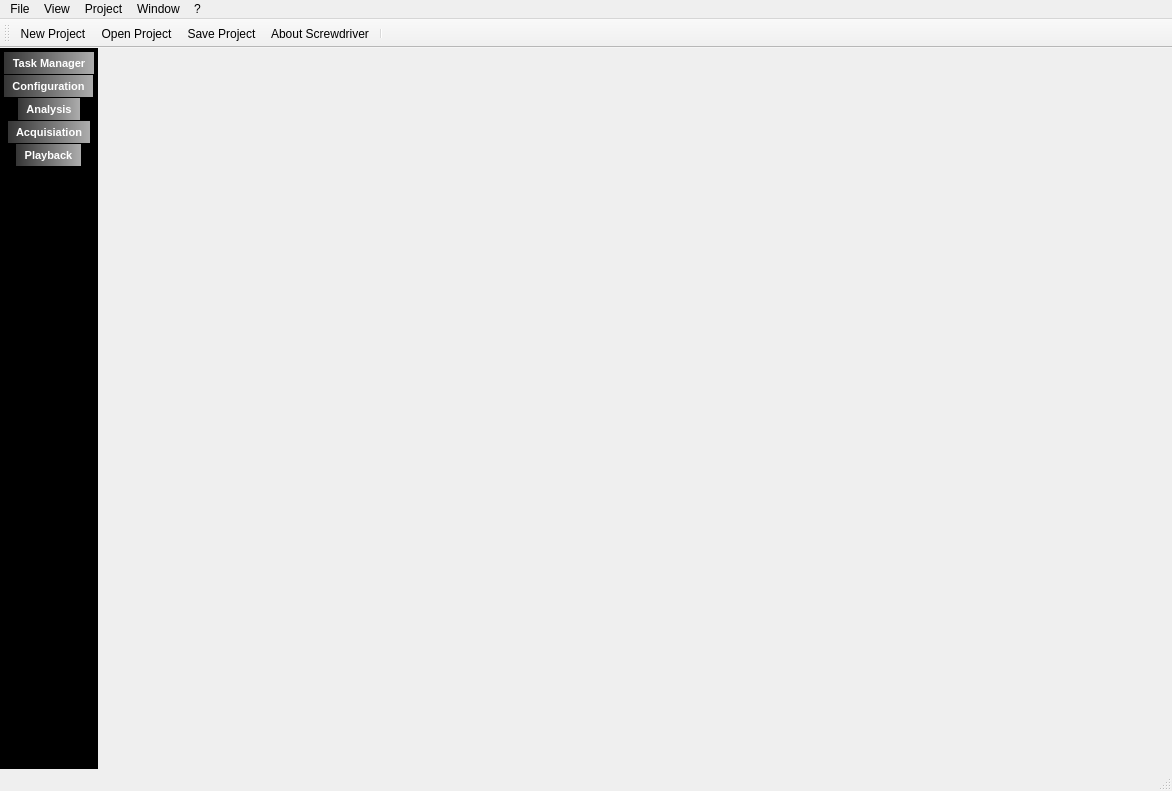
<?xml version="1.0" encoding="UTF-8"?>
<ui version="4.0">
 <class>ScrewdriverMainWindow</class>
 <widget class="QMainWindow" name="ScrewdriverMainWindow">
  <property name="geometry">
   <rect>
    <x>0</x>
    <y>0</y>
    <width>1172</width>
    <height>791</height>
   </rect>
  </property>
  <property name="windowTitle">
   <string>Screwdriver</string>
  </property>
  <property name="windowIcon">
   <iconset resource="../images/images.qrc">
    <normaloff>:/images/kgpg_edit.png</normaloff>:/images/kgpg_edit.png</iconset>
  </property>
  <widget class="QWidget" name="centralWidget">
   <property name="styleSheet">
    <string notr="true"/>
   </property>
   <layout class="QHBoxLayout" name="horizontalLayout">
    <property name="spacing">
     <number>0</number>
    </property>
    <property name="sizeConstraint">
     <enum>QLayout::SetDefaultConstraint</enum>
    </property>
    <property name="leftMargin">
     <number>0</number>
    </property>
    <property name="topMargin">
     <number>0</number>
    </property>
    <property name="rightMargin">
     <number>0</number>
    </property>
    <property name="bottomMargin">
     <number>0</number>
    </property>
    <item>
     <widget class="QStackedWidget" name="stackedWidget">
      <property name="currentIndex">
       <number>0</number>
      </property>
      <widget class="WidgetTaskManage" name="page1"/>
      <widget class="WidgetTaskCfg" name="page2"/>
      <widget class="QWidget" name="page3"/>
     </widget>
    </item>
   </layout>
  </widget>
  <widget class="QMenuBar" name="menuBar">
   <property name="geometry">
    <rect>
     <x>0</x>
     <y>0</y>
     <width>1172</width>
     <height>21</height>
    </rect>
   </property>
   <property name="styleSheet">
    <string notr="true"/>
   </property>
   <widget class="QMenu" name="menuFile">
    <property name="title">
     <string>File</string>
    </property>
    <addaction name="actionNew_Project"/>
    <addaction name="actionRecent_Projects"/>
    <addaction name="separator"/>
    <addaction name="actionClose_Project"/>
    <addaction name="actionSave_Project"/>
    <addaction name="separator"/>
    <addaction name="actionExit"/>
   </widget>
   <widget class="QMenu" name="menuView">
    <property name="title">
     <string>View</string>
    </property>
   </widget>
   <widget class="QMenu" name="menuProject">
    <property name="title">
     <string>Project</string>
    </property>
   </widget>
   <widget class="QMenu" name="menuWindow">
    <property name="title">
     <string>Window</string>
    </property>
   </widget>
   <widget class="QMenu" name="menu">
    <property name="title">
     <string>?</string>
    </property>
    <addaction name="actionAbout_Screwdriver"/>
    <addaction name="actionReport_Bugs"/>
    <addaction name="actionIndex"/>
   </widget>
   <addaction name="menuFile"/>
   <addaction name="menuView"/>
   <addaction name="menuProject"/>
   <addaction name="menuWindow"/>
   <addaction name="menu"/>
  </widget>
  <widget class="QStatusBar" name="statusBar"/>
  <widget class="QToolBar" name="mainToolBar">
   <property name="styleSheet">
    <string notr="true"/>
   </property>
   <attribute name="toolBarArea">
    <enum>TopToolBarArea</enum>
   </attribute>
   <attribute name="toolBarBreak">
    <bool>false</bool>
   </attribute>
   <addaction name="actionNew_Project"/>
   <addaction name="actionOpen_Project"/>
   <addaction name="actionSave_Project"/>
   <addaction name="actionAbout_Screwdriver"/>
   <addaction name="separator"/>
  </widget>
  <widget class="QToolBar" name="modeSwitchToolBar">
   <property name="font">
    <font>
     <family>Arial</family>
     <pointsize>8</pointsize>
     <weight>75</weight>
     <bold>true</bold>
    </font>
   </property>
   <property name="windowTitle">
    <string>toolBar</string>
   </property>
   <property name="layoutDirection">
    <enum>Qt::LeftToRight</enum>
   </property>
   <property name="autoFillBackground">
    <bool>false</bool>
   </property>
   <property name="styleSheet">
    <string notr="true">background-color: qlineargradient(spread:pad, x1:0, y1:0, x2:1, y2:0, stop:0 rgba(53, 53, 53, 255), stop:1 rgba(173, 173, 173, 255));
color: rgb(255, 255, 255);</string>
   </property>
   <property name="movable">
    <bool>false</bool>
   </property>
   <property name="allowedAreas">
    <set>Qt::LeftToolBarArea</set>
   </property>
   <property name="iconSize">
    <size>
     <width>40</width>
     <height>40</height>
    </size>
   </property>
   <property name="toolButtonStyle">
    <enum>Qt::ToolButtonTextUnderIcon</enum>
   </property>
   <property name="floatable">
    <bool>false</bool>
   </property>
   <attribute name="toolBarArea">
    <enum>LeftToolBarArea</enum>
   </attribute>
   <attribute name="toolBarBreak">
    <bool>false</bool>
   </attribute>
   <addaction name="actionTaskMgrMode"/>
   <addaction name="actionCfgMode"/>
   <addaction name="actionAnalysisMode"/>
   <addaction name="actionAcqMode"/>
   <addaction name="actionPlaybackMode"/>
  </widget>
  <action name="actionNew_Project">
   <property name="icon">
    <iconset resource="../images/images.qrc">
     <normaloff>:/images/folder-open.png</normaloff>:/images/folder-open.png</iconset>
   </property>
   <property name="text">
    <string>New Project</string>
   </property>
   <property name="shortcut">
    <string>Ctrl+N</string>
   </property>
  </action>
  <action name="actionOpen_Project">
   <property name="icon">
    <iconset resource="../images/images.qrc">
     <normaloff>:/images/document-open-2.png</normaloff>:/images/document-open-2.png</iconset>
   </property>
   <property name="text">
    <string>Open Project</string>
   </property>
   <property name="shortcut">
    <string>Ctrl+O</string>
   </property>
  </action>
  <action name="actionRecent_Projects">
   <property name="text">
    <string>Recent Projects</string>
   </property>
  </action>
  <action name="actionClose_Project">
   <property name="icon">
    <iconset resource="../images/images.qrc">
     <normaloff>:/images/window-close-2.png</normaloff>:/images/window-close-2.png</iconset>
   </property>
   <property name="text">
    <string>Close Project</string>
   </property>
  </action>
  <action name="actionSave_Project">
   <property name="icon">
    <iconset resource="../images/images.qrc">
     <normaloff>:/images/download.png</normaloff>:/images/download.png</iconset>
   </property>
   <property name="text">
    <string>Save Project</string>
   </property>
   <property name="shortcut">
    <string>Ctrl+S</string>
   </property>
  </action>
  <action name="actionAbout_Screwdriver">
   <property name="icon">
    <iconset resource="../images/images.qrc">
     <normaloff>:/images/dialog-information-4.png</normaloff>:/images/dialog-information-4.png</iconset>
   </property>
   <property name="text">
    <string>About Screwdriver</string>
   </property>
  </action>
  <action name="actionReport_Bugs">
   <property name="text">
    <string>Report Bug..</string>
   </property>
  </action>
  <action name="actionIndex">
   <property name="icon">
    <iconset resource="../images/images.qrc">
     <normaloff>:/images/info.png</normaloff>:/images/info.png</iconset>
   </property>
   <property name="text">
    <string>Index</string>
   </property>
  </action>
  <action name="actionExit">
   <property name="text">
    <string>Quit</string>
   </property>
   <property name="shortcut">
    <string>Ctrl+Q</string>
   </property>
  </action>
  <action name="actionTaskMgrMode">
   <property name="icon">
    <iconset resource="../images/images.qrc">
     <normaloff>:/images/dialog-information-4.png</normaloff>:/images/dialog-information-4.png</iconset>
   </property>
   <property name="text">
    <string>Task Manager</string>
   </property>
   <property name="toolTip">
    <string>Task Manager</string>
   </property>
   <property name="font">
    <font>
     <family>Arial</family>
     <pointsize>8</pointsize>
     <weight>75</weight>
     <bold>true</bold>
    </font>
   </property>
   <property name="autoRepeat">
    <bool>true</bool>
   </property>
   <property name="menuRole">
    <enum>QAction::TextHeuristicRole</enum>
   </property>
   <property name="iconVisibleInMenu">
    <bool>true</bool>
   </property>
  </action>
  <action name="actionCfgMode">
   <property name="icon">
    <iconset resource="../images/images.qrc">
     <normaloff>:/images/audio-card.png</normaloff>:/images/audio-card.png</iconset>
   </property>
   <property name="text">
    <string>Configuration</string>
   </property>
   <property name="toolTip">
    <string>Configuration</string>
   </property>
   <property name="font">
    <font>
     <family>Arial</family>
     <pointsize>8</pointsize>
     <weight>75</weight>
     <bold>true</bold>
    </font>
   </property>
  </action>
  <action name="actionAnalysisMode">
   <property name="icon">
    <iconset resource="../images/images.qrc">
     <normaloff>:/images/preferences-desktop.png</normaloff>:/images/preferences-desktop.png</iconset>
   </property>
   <property name="text">
    <string>Analysis</string>
   </property>
   <property name="toolTip">
    <string>Analysis</string>
   </property>
   <property name="font">
    <font>
     <family>Arial</family>
     <pointsize>8</pointsize>
     <weight>75</weight>
     <bold>true</bold>
    </font>
   </property>
  </action>
  <action name="actionAcqMode">
   <property name="icon">
    <iconset resource="../images/images.qrc">
     <normaloff>:/images/applications-utilities-3.png</normaloff>:/images/applications-utilities-3.png</iconset>
   </property>
   <property name="text">
    <string>Acquisiation</string>
   </property>
   <property name="toolTip">
    <string>Acquisiation</string>
   </property>
   <property name="font">
    <font>
     <family>Arial</family>
     <pointsize>8</pointsize>
     <weight>75</weight>
     <bold>true</bold>
    </font>
   </property>
  </action>
  <action name="actionPlaybackMode">
   <property name="icon">
    <iconset resource="../images/images.qrc">
     <normaloff>:/images/view-refresh.png</normaloff>:/images/view-refresh.png</iconset>
   </property>
   <property name="text">
    <string>Playback</string>
   </property>
   <property name="toolTip">
    <string>Playback</string>
   </property>
   <property name="font">
    <font>
     <family>Arial</family>
     <pointsize>8</pointsize>
     <weight>75</weight>
     <bold>true</bold>
    </font>
   </property>
  </action>
 </widget>
 <layoutdefault spacing="6" margin="11"/>
 <customwidgets>
  <customwidget>
   <class>WidgetTaskManage</class>
   <extends>QWidget</extends>
   <header>widgettaskmanage.h</header>
   <container>1</container>
  </customwidget>
  <customwidget>
   <class>WidgetTaskCfg</class>
   <extends>QWidget</extends>
   <header>widgettaskcfg.h</header>
   <container>1</container>
  </customwidget>
 </customwidgets>
 <resources>
  <include location="../images/images.qrc"/>
 </resources>
 <connections/>
</ui>
